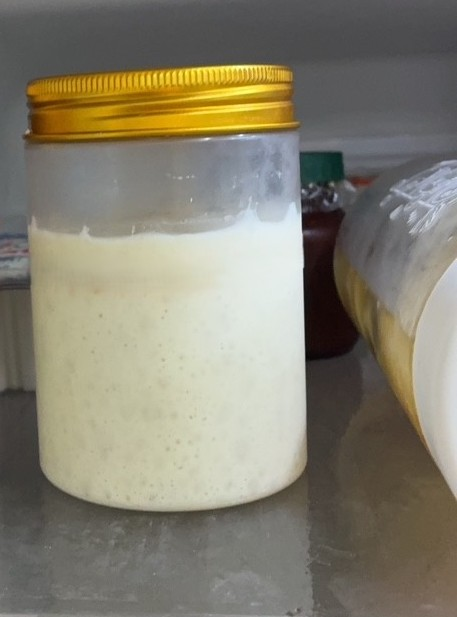
#> input picture tests/fixtures/test_images/sample_dough_image.jpg, 457 x 617 px
$ python -i detector.py   (imports and definitions only)
#> lines starting #> are read from the running program, lines starting #| are printed output that depends on the picture; after the words box and inside, x2 and y2 are one past the last pixel; in counts of white or black regions, pixels touching at a corner belong together
#> further down, picture is the input picture: shape (617, 457, 3); mean B, G, R 112.6, 128.6, 133.2
"""
麵團檢測器 - 核心檢測邏輯
"""
import cv2
import numpy as np
from typing import Dict, Optional, Tuple
from ..utils.image_processor import ImageProcessor


class DoughDetector:
    """麵團檢測器類別"""

    def __init__(self,
                 lower_hsv: Tuple[int, int, int] = (0, 0, 180),
                 upper_hsv: Tuple[int, int, int] = (100, 75, 255)):
        """
        初始化檢測器

        Args:
            lower_hsv: HSV 下限
            upper_hsv: HSV 上限
        """
        self.lower_hsv = np.array(lower_hsv)
        self.upper_hsv = np.array(upper_hsv)
        self.image_processor = ImageProcessor()

    def detect_dough_pixels(self, image: np.ndarray) -> Dict:
        """
        檢測麵團像素數量

        Args:
            image: 輸入圖像 (BGR 格式)

        Returns:
            包含檢測結果的字典
        """
        if image is None:
            raise ValueError("輸入圖像不能為 None")

        # 轉換為 HSV
        hsv = cv2.cvtColor(image, cv2.COLOR_BGR2HSV)
#> hsv: shape (617, 457, 3); mean H, S, V 45.5, 44.6, 135.3

        # 創建遮罩
        mask = cv2.inRange(hsv, self.lower_hsv, self.upper_hsv)
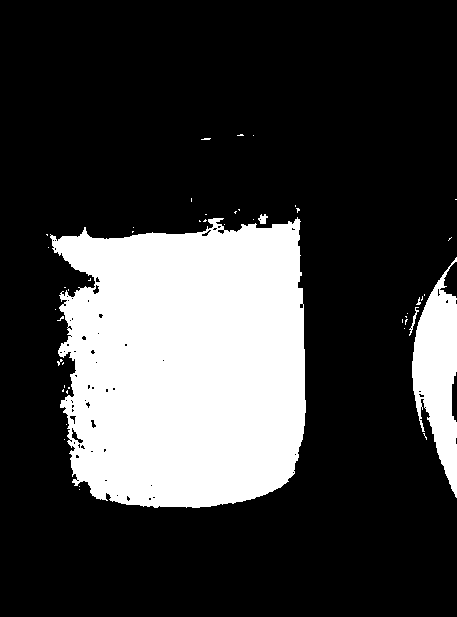
#> mask: shape (617, 457); 24.4% white; 47 white regions (43 under 20 px), largest, box (x1, y1, x2, y2) and area: (50, 217, 306, 508) 62152, (412, 257, 457, 498) 6202, (258, 214, 268, 224) 63, (409, 307, 419, 336) 63

        # 清理雜訊
        mask_cleaned = self._clean_mask(mask)

        # 統計像素
        dough_pixels = cv2.countNonZero(mask_cleaned)
        total_pixels = image.shape[0] * image.shape[1]
        dough_percentage = (dough_pixels / total_pixels) * 100

        return {
            'total_pixels': total_pixels,
            'dough_pixels': dough_pixels,
            'dough_percentage': dough_percentage,
            'mask': mask_cleaned,
            'original_mask': mask
        }

    def detect_from_file(self, image_path: str) -> Optional[Dict]:
        """
        從檔案檢測麵團

        Args:
            image_path: 圖像檔案路徑

        Returns:
            檢測結果字典，若載入失敗則返回 None
        """
        image = cv2.imread(image_path)
        if image is None:
            return None

        return self.detect_dough_pixels(image)

    def _clean_mask(self, mask: np.ndarray) -> np.ndarray:
        """清理遮罩雜訊"""
        kernel = np.ones((3, 3), np.uint8)
        # 開運算：去除小雜訊
        mask_cleaned = cv2.morphologyEx(mask, cv2.MORPH_OPEN, kernel, iterations=2)
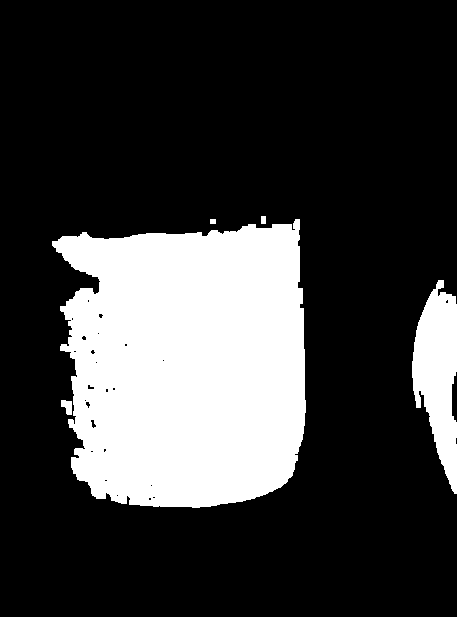
#> mask_cleaned: shape (617, 457); 23.9% white; 5 white regions, box (x1, y1, x2, y2) and area: (52, 219, 306, 508) 61205, (412, 280, 457, 494) 6009, (61, 400, 72, 415) 119, (261, 216, 266, 224) 40, (210, 219, 216, 224) 30
        # 閉運算：填補小洞
        mask_cleaned = cv2.morphologyEx(mask_cleaned, cv2.MORPH_CLOSE, kernel, iterations=2)
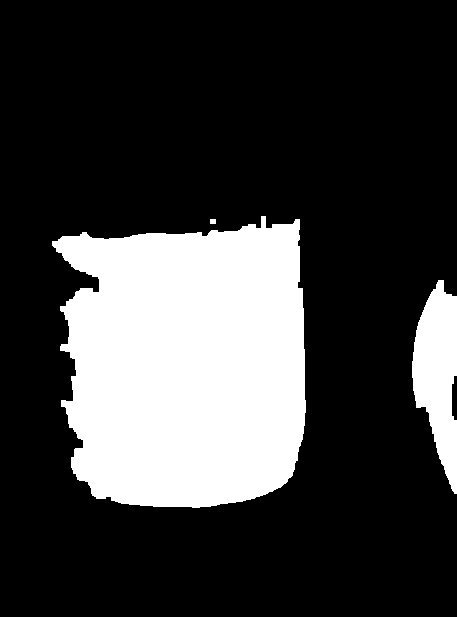
#> mask_cleaned: shape (617, 457); 24.1% white; 3 white regions, box (x1, y1, x2, y2) and area: (52, 216, 306, 508) 61678, (412, 280, 457, 494) 6109, (210, 219, 216, 224) 30
        return mask_cleaned

    def update_hsv_range(self, lower_hsv: Tuple[int, int, int], upper_hsv: Tuple[int, int, int]):
        """更新 HSV 範圍"""
        self.lower_hsv = np.array(lower_hsv)
        self.upper_hsv = np.array(upper_hsv)

>>> import cv2
>>> picture = cv2.imread('../../../tests/fixtures/test_images/sample_dough_image.jpg')
>>> result = DoughDetector().detect_dough_pixels(picture)
#> in detect_dough_pixels, `dough_pixels = cv2.countNonZero(mask_cleaned)`: dough_pixels = 67817
#> in detect_dough_pixels, `dough_percentage = (dough_pixels / total_pixels) * 100`: dough_percentage = 24.05
#> result = 5 items
